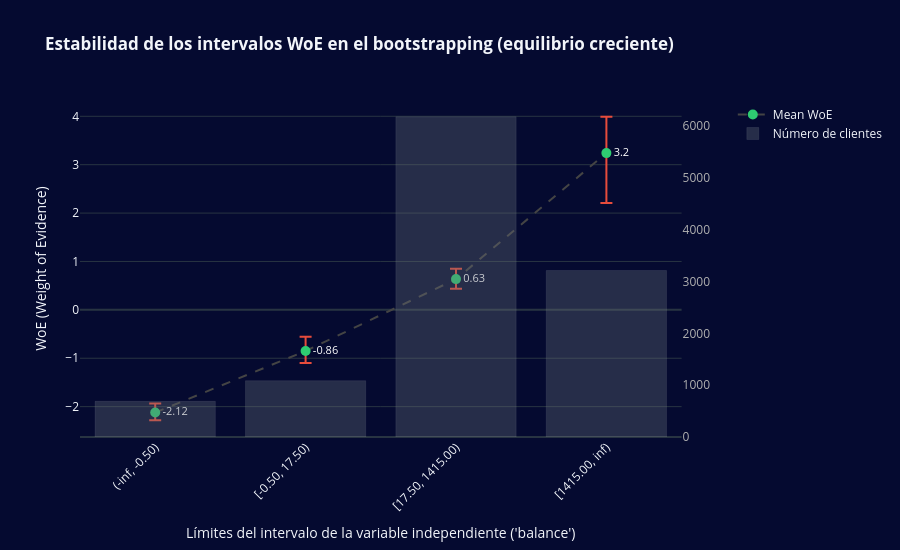

Notebook code cell kept with this figure:
### Code cell
fig = go.Figure()

fig = make_subplots(specs=[[{"secondary_y": True}]])

fig.add_trace(
    go.Scatter(
        x=df_bootstrap_bins4_summary['Bin'],
        y=df_bootstrap_bins4_summary['Mean WoE'],
        mode='markers+lines+text',
        name='Mean WoE',
        marker=dict(size=10, color='#2ecc71'),
        line=dict(dash='dash', color='#444444'),
        error_y=dict(
            type='data',
            symmetric=False,
            array=df_bootstrap_bins4_summary['Upper error'],
            arrayminus=df_bootstrap_bins4_summary['Lower error'],
            color='#e74c3c',
            thickness=2,
            width=6,
        ),
        text=df_plot_woe_bins4["WoE"].round(2),
        textposition="middle right",
        textfont=dict(color="#FFFFFF", size=11),
        hovertemplate="Intervalo: %{x}<br>WoE: %{y:.2f}<extra></extra>"
    )
)

fig.add_trace(
    go.Bar(
        x=df_plot_woe_bins4['Bin'],
        y=df_plot_woe_bins4['Count'],
        name="Número de clientes",
        marker_color='rgba(100, 110, 120, 0.35)',
        marker_line=dict(color='rgba(255, 255, 255, 0.15)', width=0.5),
        hovertemplate="Intervalo: %{x}<br>Clients: %{y}<extra></extra>"
    ),
    secondary_y=True
)


fig.update_layout(
    title="<b>Estabilidad de los intervalos WoE en el bootstrapping (equilibrio creciente)</b>",
    xaxis_title="Límites del intervalo de la variable independiente ('balance')",
    yaxis_title="WoE (Weight of Evidence)",
    
    xaxis=dict(
        type='category',
        categoryorder='array',
        categoryarray=df_bootstrap_bins4_summary['Bin'].tolist(),
        tickangle=-45
    ),

    yaxis2=dict(
        title="",
        showgrid=False,
        tickfont=dict(color="#B0B0B0", size=12),
        title_font=dict(color="#B0B0B0", size=12),
        overlaying="y",
        side="right"
    ),

    template='custom',
    height=550,
    width=900,
)

fig.show()

### Figure 1 — Plotly figure (JSON) as saved in the notebook; plotly's stock layout.template omitted (floating-point values rounded to 4 significant figures)
{"data": [{"error_y": {"array": [0.1885, 0.2918, 0.214, 0.7492], "arrayminus": [0.1568, 0.2503, 0.1969, 1.03], "color": "#e74c3c", "symmetric": false, "thickness": 2, "type": "data", "width": 6}, "hovertemplate": "Intervalo: %{x}<br>WoE: %{y:.2f}<extra></extra>", "line": {"color": "#444444", "dash": "dash"}, "marker": {"color": "#2ecc71", "size": 10}, "mode": "markers+lines+text", "name": "Mean WoE", "text": [-2.12, -0.86, 0.63, 3.2], "textfont": {"color": "#FFFFFF", "size": 11}, "textposition": "middle right", "type": "scatter", "x": ["(-inf, -0.50)", "[-0.50, 17.50)", "[17.50, 1415.00)", "[1415.00, inf)"], "y": [-2.122, -0.8488, 0.6353, 3.24]}, {"hovertemplate": "Intervalo: %{x}<br>Clients: %{y}<extra></extra>", "marker": {"color": "rgba(100, 110, 120, 0.35)", "line": {"color": "rgba(255, 255, 255, 0.15)", "width": 0.5}}, "name": "Número de clientes", "type": "bar", "x": ["(-inf, -0.50)", "[-0.50, 17.50)", "[17.50, 1415.00)", "[1415.00, inf)"], "xaxis": "x", "y": [688, 1086, 6176, 3212], "yaxis": "y2"}], "layout": {"height": 550, "title": {"text": "<b>Estabilidad de los intervalos WoE en el bootstrapping (equilibrio creciente)</b>"}, "width": 900, "xaxis": {"anchor": "y", "categoryarray": ["(-inf, -0.50)", "[-0.50, 17.50)", "[17.50, 1415.00)", "[1415.00, inf)"], "categoryorder": "array", "domain": [0, 0.94], "tickangle": -45, "title": {"text": "Límites del intervalo de la variable independiente ('balance')"}, "type": "category"}, "yaxis": {"anchor": "x", "domain": [0, 1], "title": {"text": "WoE (Weight of Evidence)"}}, "yaxis2": {"anchor": "x", "overlaying": "y", "showgrid": false, "side": "right", "tickfont": {"color": "#B0B0B0", "size": 12}, "title": {"font": {"color": "#B0B0B0", "size": 12}, "text": ""}}}}
